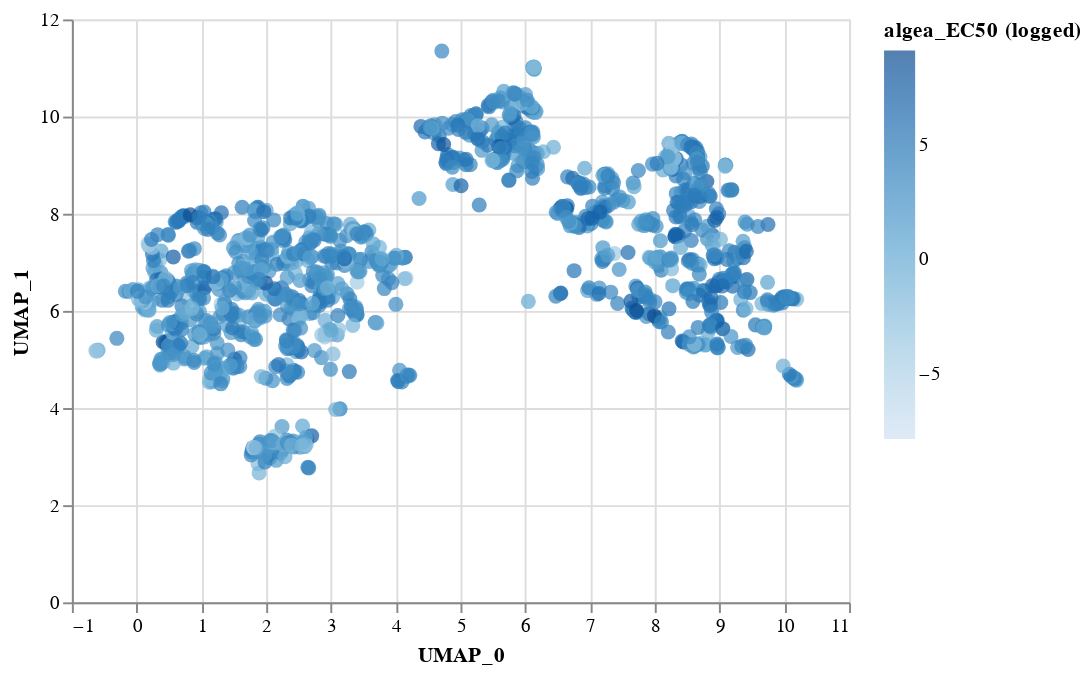

The code cell stored with this chart in its notebook:
### Code cell
alg

### Figure 1 — Vega-Lite specification as saved in the notebook (floating-point values rounded to 4 significant figures; data arrays with more than 128 entries replaced by an {"elided": "..."} marker saying what was removed)
{"config": {"view": {"continuousWidth": 400, "continuousHeight": 300}}, "data": {"name": "data-99ae7e80eaffe79e24db94f26dea09bc"}, "mark": {"type": "circle", "size": 60}, "encoding": {"color": {"type": "quantitative", "field": "algea_EC50 (logged)"}, "x": {"type": "quantitative", "field": "UMAP_0"}, "y": {"type": "quantitative", "field": "UMAP_1"}}, "$schema": "https://vega.github.io/schema/vega-lite/v4.8.1.json", "datasets": {"data-99ae7e80eaffe79e24db94f26dea09bc": {"elided": "1440 records"}}}
